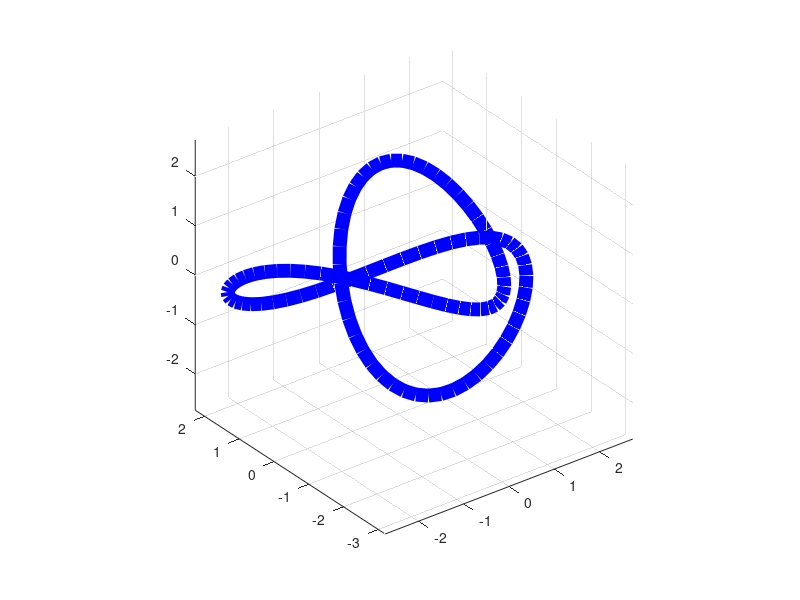

The MATLAB script that drew this image:
t = linspace(0, 2*pi, 100);
x = sin(t)+2*sin(2*t);
y = cos(t)-2*cos(2*t);
z = -sin(3*t);

plot3(x,y,z, 'b-', 'LineWidth', 10);
axis equal;
grid on;
